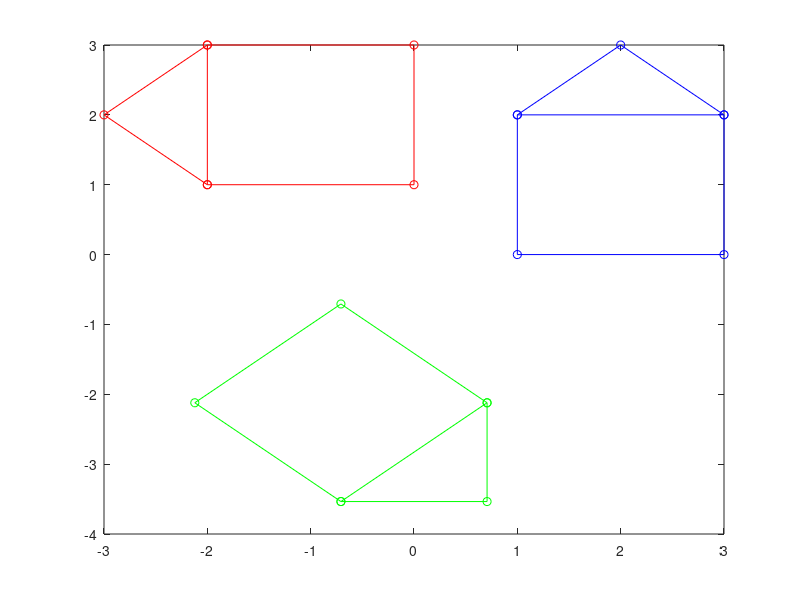

The MATLAB script that drew this image:
% rotate

D=[1 1 3 3 2 1 3; 2 0 0 2 3 2 2];
x=D(1,:);
y=D(2,:);

% 90 degree rotation
theta1 = 90*pi/180;
R1=[cos(theta1) -sin(theta1); sin(theta1) cos(theta1)];
RD1 = R1*D;
x1 = RD1(1,:);
y1= RD1(2,:);

% 225 degree rotation
theta2 = 225*pi/180;
R2=[cos(theta2) -sin(theta2); sin(theta2) cos(theta2)];
RD2 = R2*D;
x2 = RD2(1,:);
y2= RD2(2,:);

% plot original and rotated figures
plot(x,y,'bo-',x1,y1,'ro-',x2,y2,'go-');

